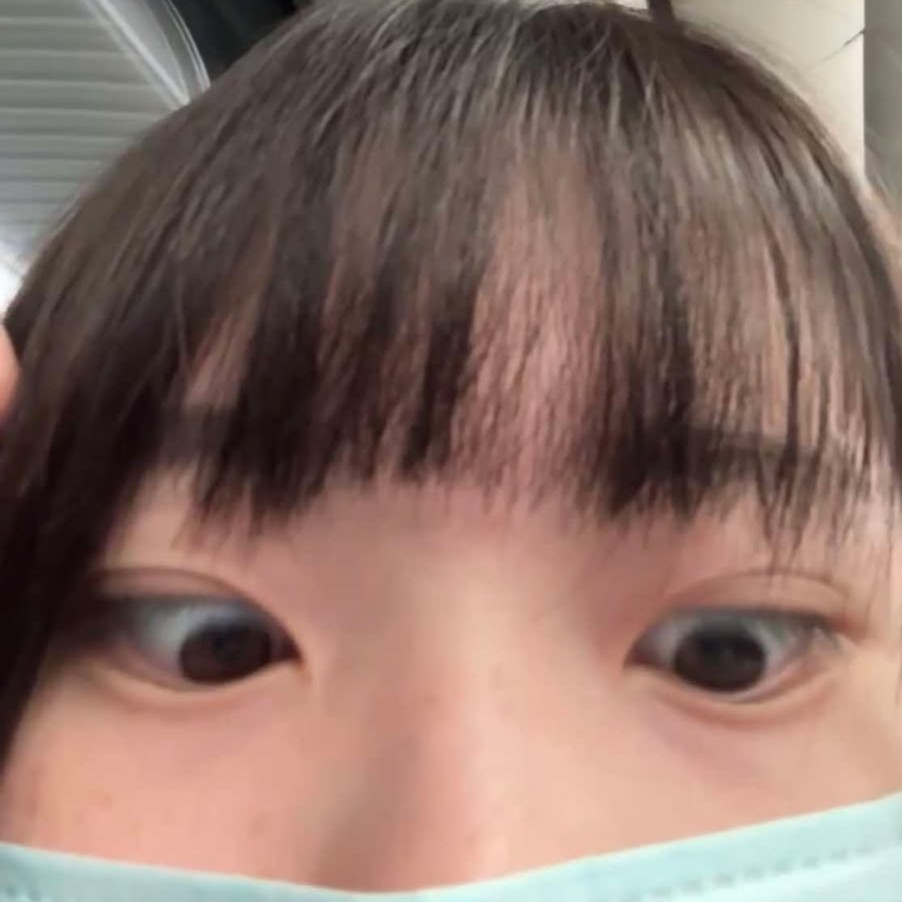
#> input picture week05/img.jpg, 902 x 902 px, given in place of the camera
$ python 0318_4.py
#> lines starting #> are read from the running program, lines starting #| are printed output that depends on the picture; after the words box and inside, x2 and y2 are one past the last pixel; in counts of white or black regions, pixels touching at a corner belong together
import cv2
import numpy as np
# color object tracking
# 膚色檢測
#-----------------
#--顯示一般攝影機--
#-----------------
cap = cv2.VideoCapture(0)
# ret回傳布林值, 取得圖像偵
if not cap.isOpened():
    print("無法打開攝像頭 ")

while True:
    ret, frame = cap.read()
#> frame is the input picture: shape (902, 902, 3); mean B, G, R 102.6, 111.7, 137.8
    if not ret:
        print("Can't receive frame (stream end?). Exiting ...")
        break
    hsv = cv2.cvtColor(frame,cv2.COLOR_BGR2HSV)
#> hsv: shape (902, 902, 3); mean H, S, V 19.8, 71.3, 139.3

    lower = np.array([0, 70, 70])
    higher = np.array([20, 255, 255])


    mask=cv2.inRange(hsv,lower,higher)
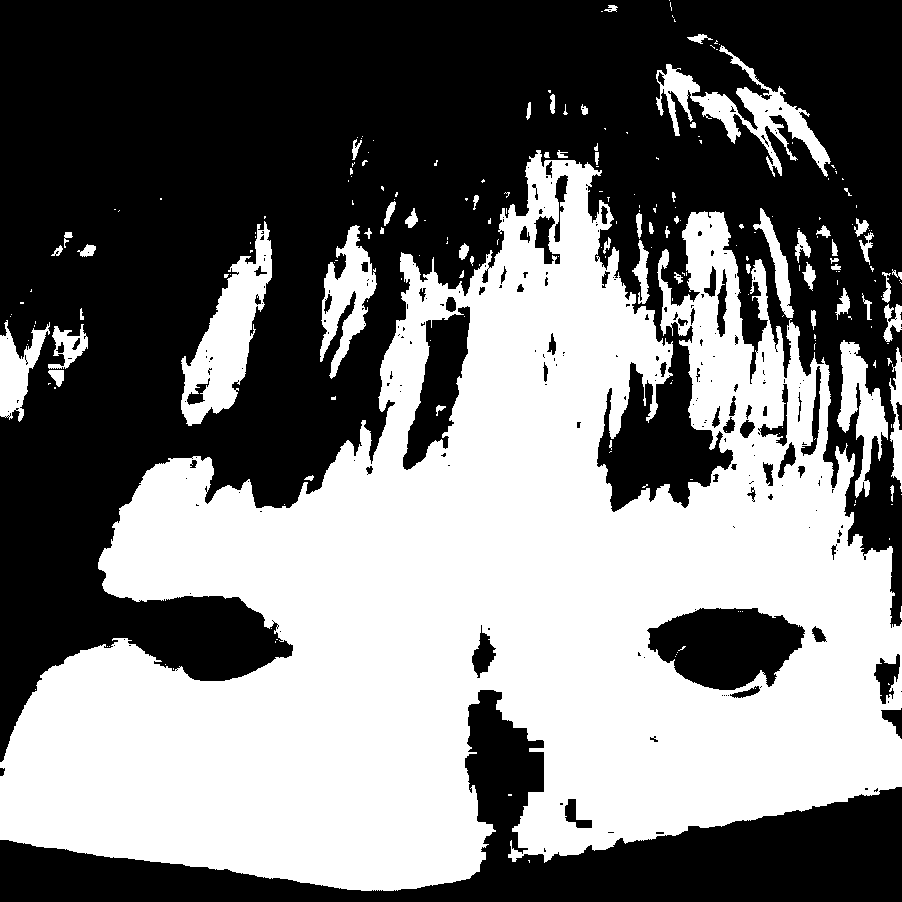
#> mask: shape (902, 902); 47.1% white; 222 white regions (159 under 20 px), largest, box (x1, y1, x2, y2) and area: (0, 150, 902, 891) 352228, (181, 221, 272, 426) 7625, (656, 45, 831, 177) 5559

    res=cv2.bitwise_and(frame,frame,mask=mask)
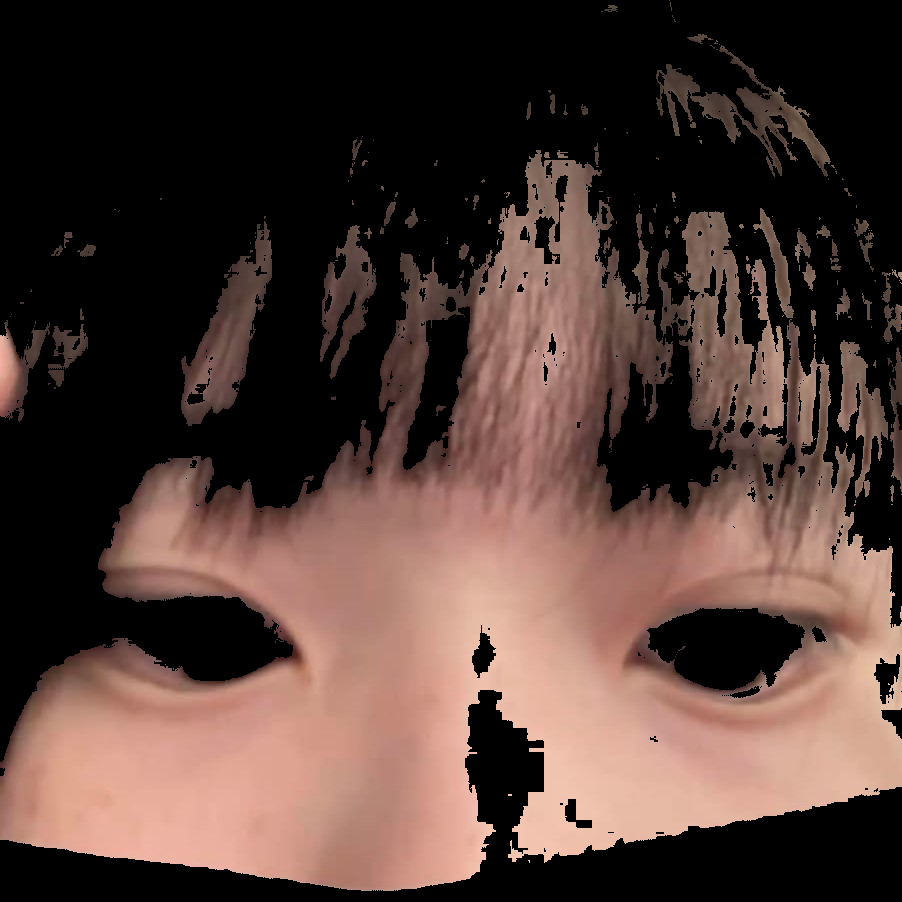
#> res: shape (902, 902, 3); mean B, G, R 53.6, 59.9, 80.6

    cv2.imshow('frame', frame)
    cv2.imshow('mask', mask)
    cv2.imshow('res', res)
    if cv2.waitKey(1) == ord('q'):
#> (key q is pressed here)
        break
cap.release()
cv2.destroyAllWindows()

'''
第 26 行程式碼在做的事
     frame                mask                         res
[[50 90 40 100],      [[0 1 1 0],                [[0  90 40  0],
 [48 95 67 56],        [1 1 1 0],                 [48 95 67  0],
 [30 80 97 101],  *    [0 0 0 0],       =         [0  0  0  0],
 [76 68 55 200]]       [0 0 0 0]]                 [0  0  0  0]]

'''

cap = cv2.VideoCapture(0)
# ret回傳布林值, 取得圖像偵
if not cap.isOpened():
    print("無法打開攝像頭 ")

while True:
    ret, frame = cap.read()
    if not ret:
        print("Can't receive frame (stream end?). Exiting ...")
        break
    ycrcb = cv2.cvtColor(frame,cv2.COLOR_BGR2YCR_CB)
#> ycrcb: shape (902, 902, 3); mean of channels 0, 1, 2 118.5, 141.8, 119

    lower = np.array([ 0, 140, 77])
    higher = np.array([ 255, 173, 127])

    mask=cv2.inRange(ycrcb,lower,higher)
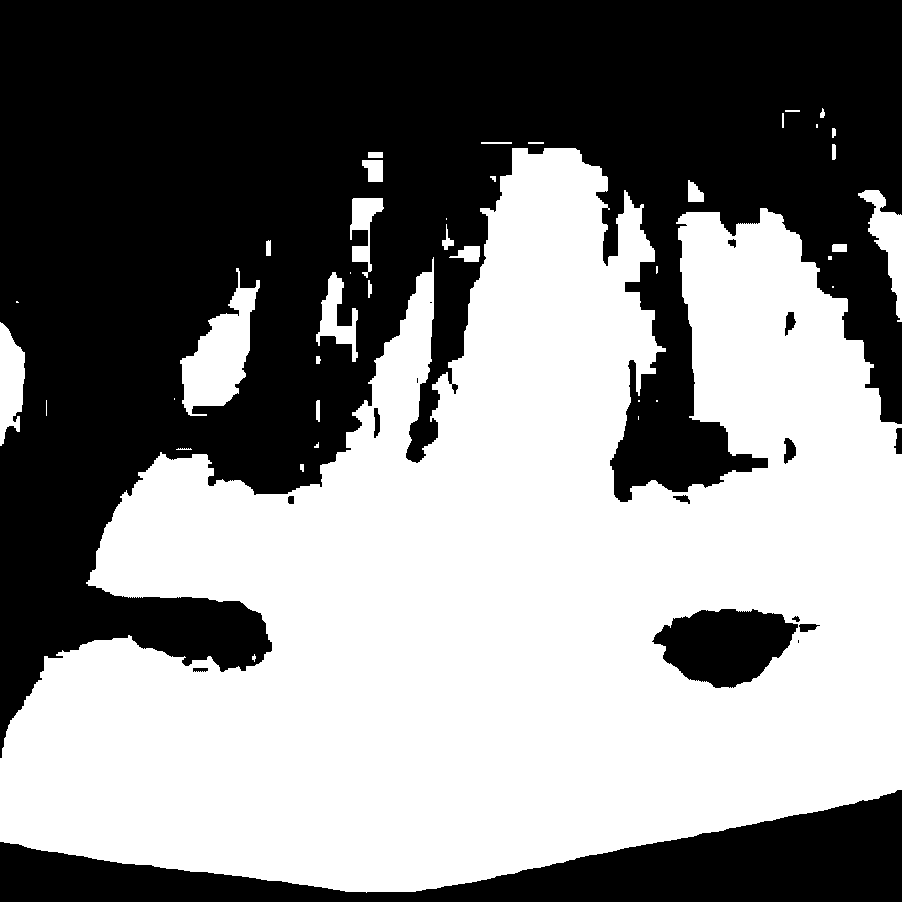
#> mask: shape (902, 902); 51.7% white; 16 black regions (3 under 20 px), largest, box (x1, y1, x2, y2) and area: (0, 0, 902, 758) 343086, (0, 790, 902, 902) 41177, (652, 609, 798, 688) 7832

    res=cv2.bitwise_and(frame,frame,mask=mask)
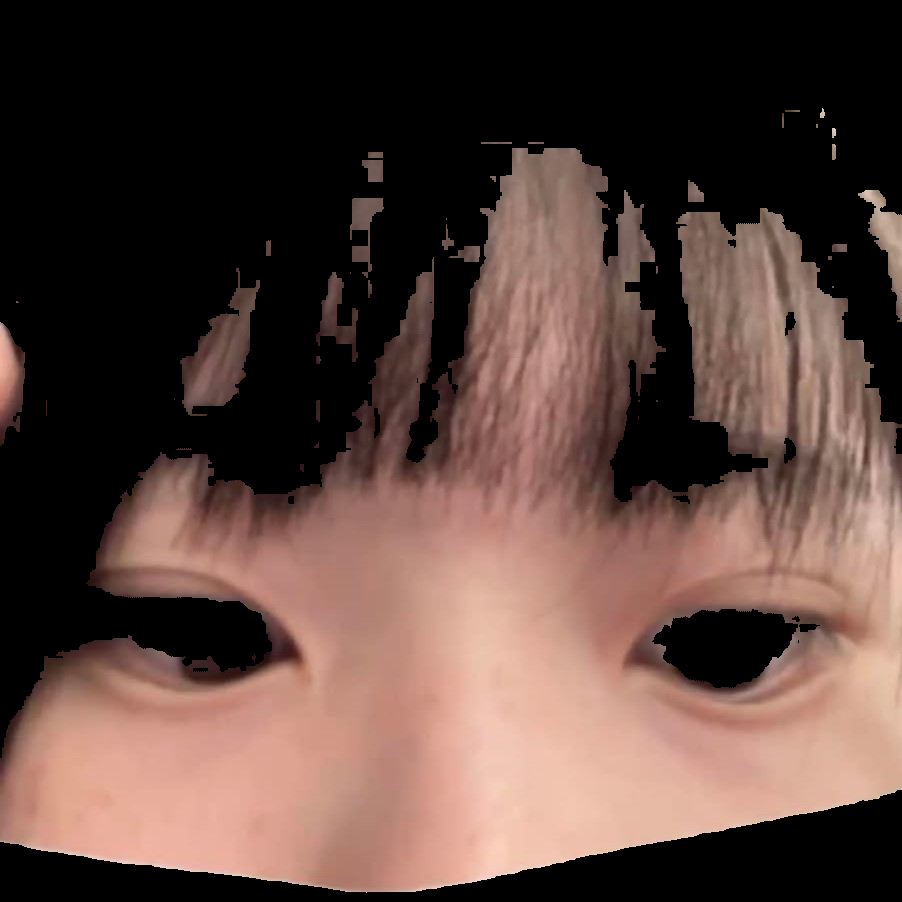
#> res: shape (902, 902, 3); mean B, G, R 60.5, 67.3, 89.8

    cv2.imshow('frame', frame)
    cv2.imshow('mask', mask)
    cv2.imshow('res', res)
    if cv2.waitKey(1) == ord('q'):
#> (key q is pressed here)
        break
cap.release()
cv2.destroyAllWindows()
